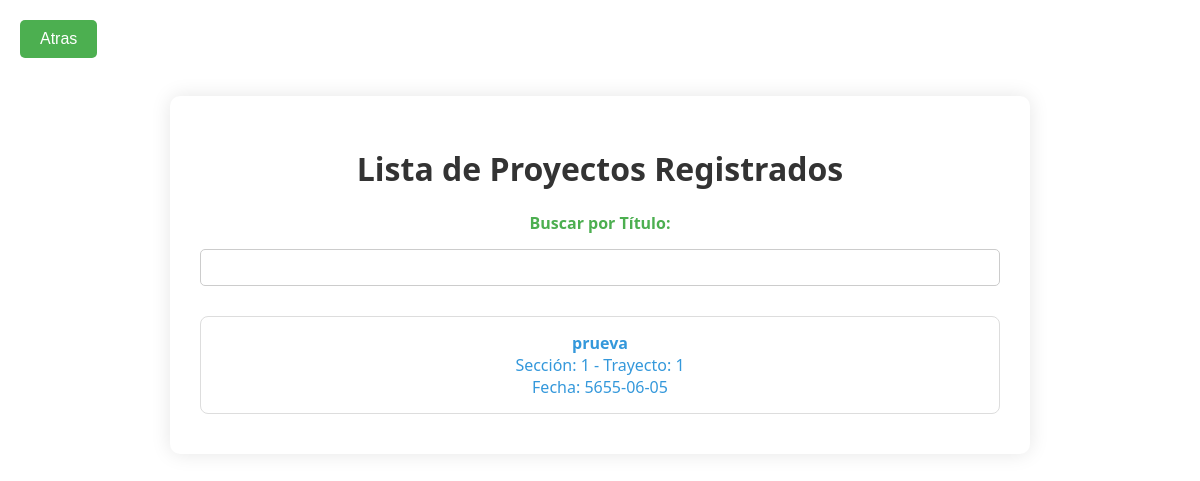
Page /buspro.php (signed in) on the committed database.
### tables this page shows
CREATE TABLE `proyectos` (
  `id` int(11) NOT NULL,
  `titulo` varchar(255) DEFAULT NULL,
  `tutor_academico` varchar(255) DEFAULT NULL,
  `tutor_empresarial` varchar(255) DEFAULT NULL,
  `jurado` varchar(255) DEFAULT NULL,
  `fecha` date DEFAULT NULL,
  `pdf` varchar(255) DEFAULT NULL,
  `grupo_id` int(11) DEFAULT NULL
);

CREATE TABLE `grupos` (
  `id` int(11) NOT NULL,
  `numero` int(11) NOT NULL,
  `seccion` varchar(10) NOT NULL,
  `trayecto` varchar(10) NOT NULL,
  `periodo` varchar(10) NOT NULL
);

### buspro.php (the view, shortened to what this page needs)
<!DOCTYPE html>
<html lang="es">
<head>
</head>
<body>
    <div class="top-menu">
        <a href="menuu.php">
            <button class="button">Atras</button>
        </a>
    </div>
    <br>
    <br>
    <br>
    <div id="proyectos-container">
        <h1>Lista de Proyectos Registrados</h1>
        <label for="busqueda">Buscar por Título:</label>
        <input type="text" id="busqueda" oninput="filtrarProyectos()">
        <div id="proyectos-lista">
            <?php
            include 'conexion.php';
            $proyectosQuery = "SELECT p.id, p.titulo, p.tutor_academico, p.tutor_empresarial, p.jurado, p.fecha, g.seccion, g.trayecto
                              FROM proyectos p
                              JOIN grupos g ON p.grupo_id = g.id";
            $proyectosResult = $conn->query($proyectosQuery);
            if ($proyectosResult) {
                if ($proyectosResult->num_rows > 0) {
                    while ($proyecto = $proyectosResult->fetch_assoc()) {
                        echo '<a href="detapro.php?id=' . $proyecto['id'] . '" class="proyecto-item">';
                        echo '<strong>' . $proyecto['titulo'] . '</strong><br>';
                        echo 'Sección: ' . $proyecto['seccion'] . ' - Trayecto: ' . $proyecto['trayecto'] . '<br>';
                        echo 'Fecha: ' . $proyecto['fecha'];
                        echo '</a>';
                    }
                } else {
                    echo '<p>No hay proyectos registrados.</p>';
                }
            } else {
                echo '<p>Error en la consulta de proyectos: ' . $conn->error . '</p>';
            }
            ?>
        </div>
    </div>
</body>
</html>

### buspro.php (style rules this page uses)
body { font-family: 'Segoe UI', Tahoma, Geneva, Verdana, sans-serif; background-color: #ffffff; margin: 0; padding: 0; display: flex; flex-direction: column; align-items: center; height: 100vh; }
#proyectos-container { background-color: #ffffff; padding: 30px; border-radius: 10px; box-shadow: 0 0 20px rgba(0, 0, 0, 0.1); width: 80%; max-width: 800px; text-align: center; margin-top: 30px; }
h1 { color: #333333; }
label { display: block; margin-bottom: 15px; color: #4caf50; font-weight: bold; }
input[type="text"] { width: 100%; padding: 10px; margin-bottom: 20px; box-sizing: border-box; border: 1px solid #ccc; border-radius: 5px; }
.proyecto-item { cursor: pointer; color: #3498db; text-decoration: none; display: block; margin: 10px 0; padding: 15px; border: 1px solid #ddd; border-radius: 8px; transition: background-color 0.3s; }
.top-menu { position: fixed; top: 0; left: 0; right: 0; display: flex; justify-content: space-between; width: 100%; padding: 20px; box-sizing: border-box; background-color: #ffffff; z-index: 1000; }
.top-menu .button { background-color: #4caf50; color: #ffffff; padding: 10px 20px; border: none; cursor: pointer; font-size: 16px; border-radius: 5px; }

### rows in the picture
proyectos: titulo "prueva", grupo.seccion "1", grupo.trayecto "1", fecha "5655-06-05"
